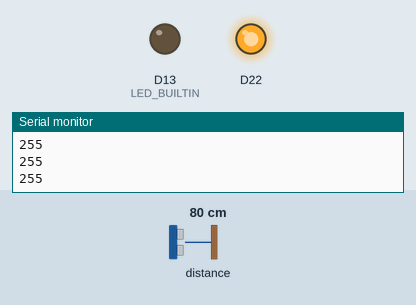
The sketch below on a simulated Arduino Nano 33 BLE. On the bench: output pins drawn as LEDs (lit = HIGH), the last lines printed to the serial monitor. Inputs (shaded band) come from the test bench; at power-on: distance to the obstacle 80 cm.

Above: at 1.2 s.
1.3 s: distance to the obstacle set to 23 cm
2.8 s: distance to the obstacle set to 18 cm
At 3.2 s:
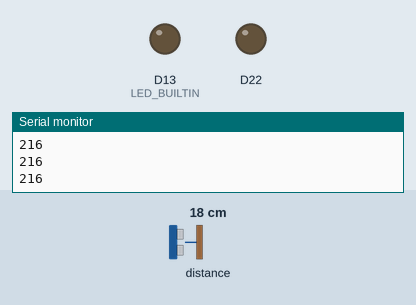
4.3 s: distance to the obstacle set to 35 cm
At 4.8 s:
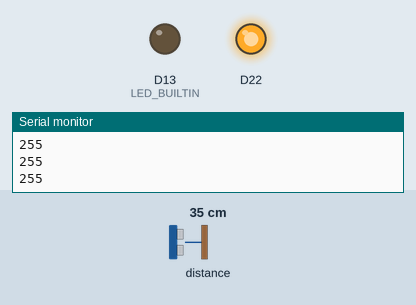
5.8 s: distance to the obstacle set to 2 cm
At 6.5 s:
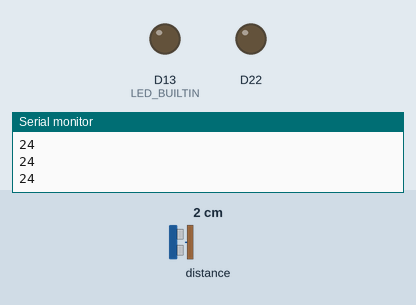
Timing chart, 0 to 8.3 s (numbered marks = the images above; inputs shaded):
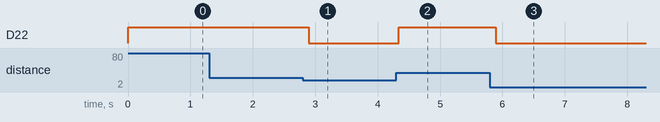

The sketch:

ir_sensor_output.ino
```cpp
#include <Arduino_APDS9960.h>
#include "ir_sensor_bool.h"
void setup() {
  // put your setup code here, to run once:
 Serial.begin(9600);
  while (!Serial);

  if (!APDS.begin()) {
    Serial.println("Error initializing APDS9960 sensor!");
  }

  pinMode(LED_BUILTIN, OUTPUT);
  pinMode(LEDR, OUTPUT);

  digitalWrite(LEDR, HIGH);
}

void loop() {
  // put your main code here, to run repeatedly:

  /*if (APDS.proximityAvailable()) {
    // read the proximity
    // - 0   => close
    // - 255 => far
    // - -1  => error
    int proximity = APDS.readProximity();

    Serial.println(proximity);

    if (0 <= proximity && proximity <= 240) {

      digitalWrite(LEDR, LOW);
    }

    else {

      digitalWrite(LEDR, HIGH);
    }
  }*/

  //Serial.println(distance_from_obstacle);
  if (obstacle_detector()) {

    digitalWrite(LEDR, LOW);
  }

  else {

    digitalWrite(LEDR,HIGH);
  }
  delay(100);
}
```

ir_sensor_bool.h
```cpp
#include <Arduino_APDS9960.h>

bool obstacle_detector(void) {

  if (APDS.proximityAvailable()) {
    // read the proximity
    // - 0   => close
    // - 255 => far
    // - -1  => error
    int proximity = APDS.readProximity();

    Serial.println(proximity);

    if (0 <= proximity && proximity <= 240) {

      return true;

      delay(200);
    }

    else if (241 <= proximity && proximity <= 255) {

      return false;
    }

    else {

      Serial.println("Error: number returned is outside of range of possible values");
      return false;
    }

    }

   else {

    Serial.println("Error: sensor not initialised");
    return false;
   }


}
```

Measured:
- the behaviour switches between 21 and 20 cm on distance to the obstacle (found by bisection; images 0 and 1)
- after the input at 2.8 s, D22: HIGH → LOW after 0.09 s
- after the input at 4.3 s, D22: LOW → HIGH at once
- after the input at 5.8 s, D22: HIGH → LOW after 0.09 s
